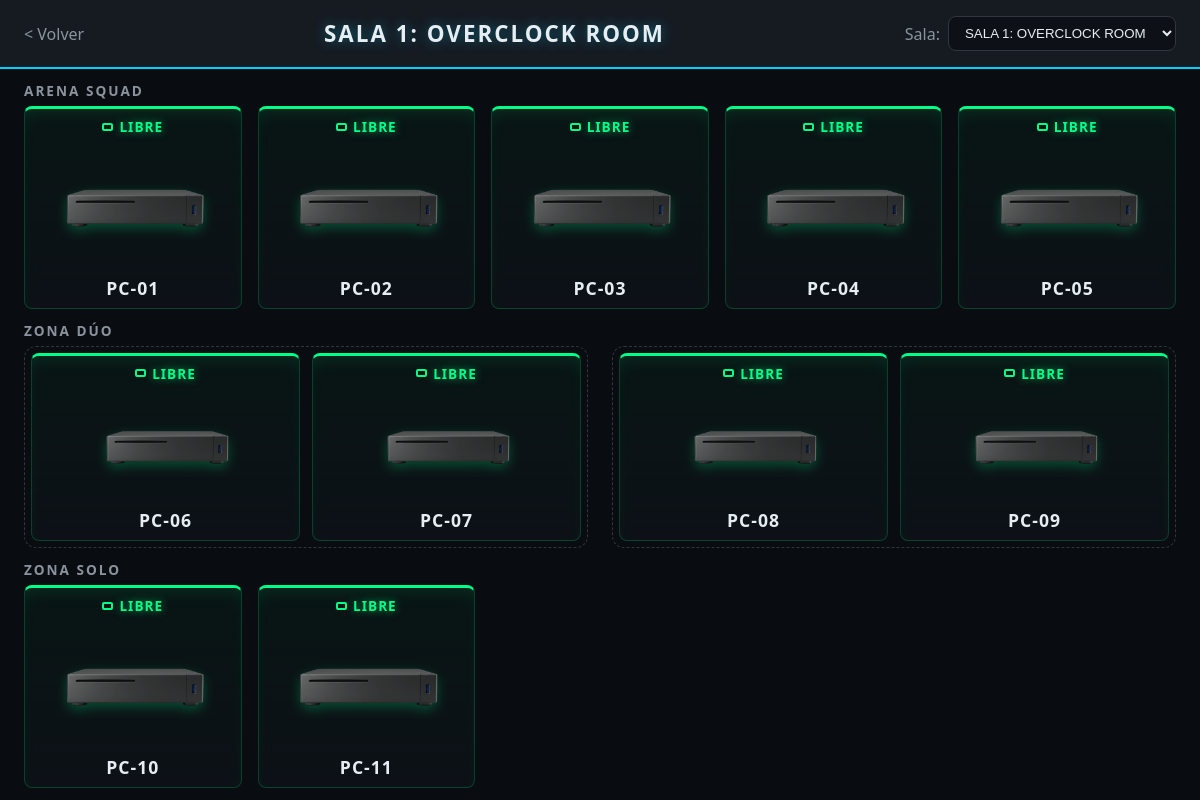
/vistas/sala.php?tipo=pc (signed in), run on an earlier commit of the app's database.
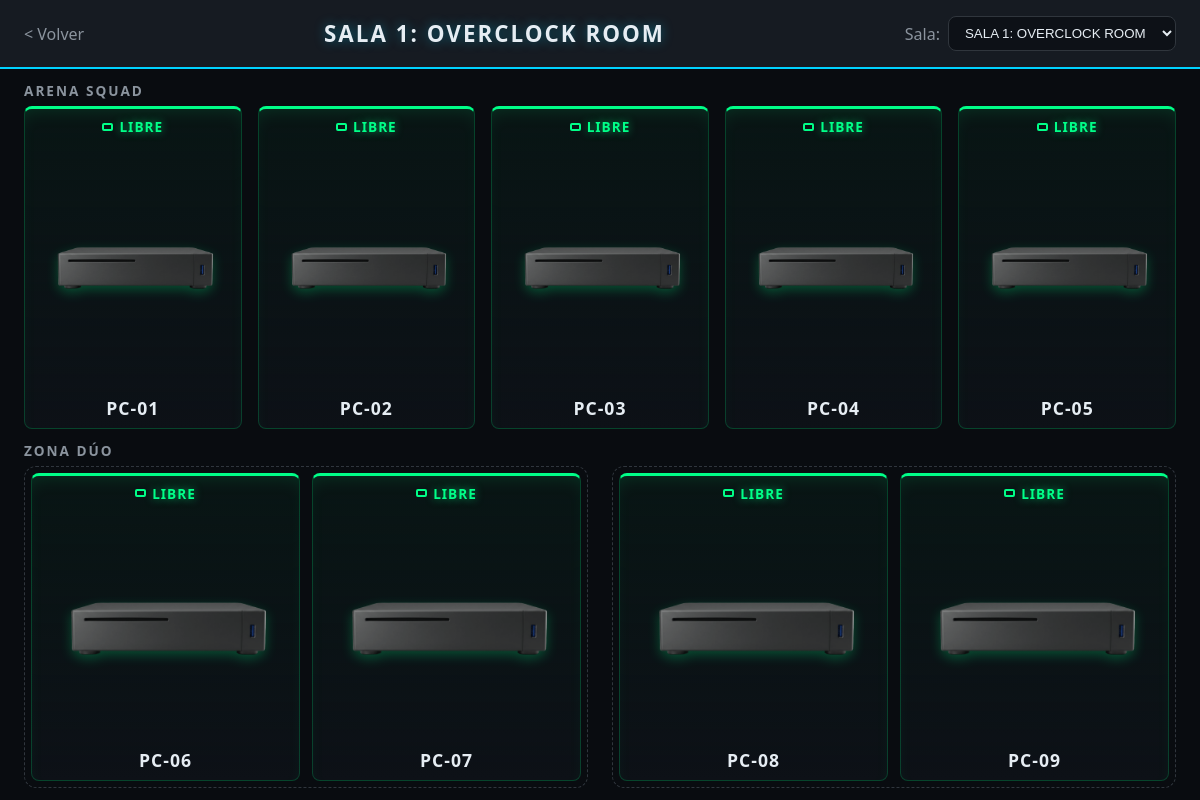
And on a later commit of the database.
### tables this page shows
CREATE TABLE salas (
    id_sala INT AUTO_INCREMENT PRIMARY KEY,
    nombre VARCHAR(50) UNIQUE NOT NULL,
    tipo ENUM('pc','consola','vip') NOT NULL
);

CREATE TABLE modulos (
    id_modulo INT AUTO_INCREMENT PRIMARY KEY,
    id_sala INT NOT NULL,
    nombre VARCHAR(50) NOT NULL,
    tipo ENUM('solo','duo','squad','party') NOT NULL,
    capacidad TINYINT NOT NULL,
    estado ENUM('lliure','ocupat') DEFAULT 'lliure',
    FOREIGN KEY (id_sala) REFERENCES salas (id_sala)
);

### vistas/sala.php (the view, shortened to what this page needs)
<?php
require_once '../bd/conexion.php';
$tipo = limpiarDato($_GET['tipo']);
try {
    $sql = "SELECT id_sala, nombre, tipo FROM salas WHERE tipo = ? ORDER BY id_sala";
    $stmt = $conexion->prepare($sql);
    $stmt->execute([$tipo]);
    $salas = $stmt->fetchAll(PDO::FETCH_ASSOC);
    $sala_activa = $salas[0];
    $sql = "SELECT id_modulo, nombre, tipo, estado FROM modulos WHERE id_sala = ? ORDER BY nombre";
    $stmt = $conexion->prepare($sql);
    $stmt->execute([$sala_activa['id_sala']]);
    $modulos = $stmt->fetchAll(PDO::FETCH_ASSOC);
} catch (PDOException $e) {
    echo "Error al cargar la sala: " . $e->getMessage();
    die();
}
$puestos_squad = [];
$puestos_duo = [];
$puestos_solo = [];
foreach ($modulos as $modulo) {
    if ($modulo['estado'] == 'lliure') {
        $modulo['clase_estado'] = 'estado-libre';
        $modulo['texto_estado'] = 'LIBRE';
        $modulo['accion'] = 'Ocupar';
    } else {
        $modulo['clase_estado'] = 'estado-ocupado';
        $modulo['texto_estado'] = 'OCUPADO';
        $modulo['accion'] = 'Liberar';
    }
    if ($modulo['tipo'] == 'squad') {
        $puestos_squad[] = $modulo;
    } elseif ($modulo['tipo'] == 'duo') {
        $puestos_duo[] = $modulo;
    } elseif ($modulo['tipo'] == 'solo') {
        $puestos_solo[] = $modulo;
    }
}
$parejas = [];
$pareja = [];
foreach ($puestos_duo as $puesto) {
    $pareja[] = $puesto;
    if (count($pareja) == 2) {
        $parejas[] = $pareja;
        $pareja = [];
    }
}
?>
<!DOCTYPE html>
<html lang="es">
<head>
    <link rel="stylesheet" href="../css/styles.css">
</head>
<body class="pagina-sala">
    <header class="cabecera cabecera-<?php echo $sala_activa['tipo']; ?>">
        <a href="dashboard.php" class="boton-volver">&lt; Volver</a>
        <h1 class="cabecera-titulo"><?php echo htmlspecialchars($sala_activa['nombre']); ?></h1>
        <form method="GET" action="sala.php" id="formulario-sala" class="selector-sala">
            <label for="id_sala">Sala:</label>
            <select name="id_sala" id="id_sala">
                <?php foreach ($salas as $sala) { ?>
                    <?php if ($sala['id_sala'] == $sala_activa['id_sala']) { ?>
                        <option value="<?php echo $sala['id_sala']; ?>" selected><?php echo htmlspecialchars($sala['nombre']); ?></option>
                    <?php } else { ?>
                        <option value="<?php echo $sala['id_sala']; ?>"><?php echo htmlspecialchars($sala['nombre']); ?></option>
                    <?php } ?>
                <?php } ?>
            </select>
        </form>
    </header>
    <main class="vista-puestos">
        <?php if (!empty($puestos_squad)) { ?>
            <section class="grupo-formato">
                <h3 class="titulo-formato">Arena Squad</h3>
                <div class="lista-squad">
                    <?php foreach ($puestos_squad as $puesto) { ?>
                        <a href="../procs/cambiar_estado_proc.php?id_modulo=<?php echo $puesto['id_modulo']; ?>" title="<?php echo $puesto['accion'] . ' ' . htmlspecialchars($puesto['nombre']); ?>" class="tarjeta-puesto <?php echo $puesto['clase_estado']; ?>">
                            <div class="indicador-estado">
                                <span class="icono-pantalla"></span>
                                <span class="texto-estado"><?php echo $puesto['texto_estado']; ?></span>
                            </div>
                            <div class="grafico-pc">
                                <img src="../img/ordenador-sala1.png" alt="PC" class="img-consola">
                            </div>
                            <div class="nombre-puesto"><?php echo htmlspecialchars($puesto['nombre']); ?></div>
                        </a>
                    <?php } ?>
                </div>
            </section>
        <?php } ?>
        <?php if (!empty($parejas)) { ?>
            <section class="grupo-formato">
                <h3 class="titulo-formato">Zona Dúo</h3>
                <div class="lista-duo">
                    <?php foreach ($parejas as $pareja) { ?>
                        <div class="caja-pareja">
                            <?php foreach ($pareja as $puesto) { ?>
                                <a href="../procs/cambiar_estado_proc.php?id_modulo=<?php echo $puesto['id_modulo']; ?>" title="<?php echo $puesto['accion'] . ' ' . htmlspecialchars($puesto['nombre']); ?>" class="tarjeta-puesto <?php echo $puesto['clase_estado']; ?>">
                                    <div class="indicador-estado">
                                        <span class="icono-pantalla"></span>
                                        <span class="texto-estado"><?php echo $puesto['texto_estado']; ?></span>
                                    </div>
                                    <div class="grafico-pc">
                                        <img src="../img/ordenador-sala1.png" alt="PC" class="img-consola">
                                    </div>
                                    <div class="nombre-puesto"><?php echo htmlspecialchars($puesto['nombre']); ?></div>
                                </a>
                            <?php } ?>
                        </div>
                    <?php } ?>
                </div>
            </section>
        <?php } ?>
        <?php if (!empty($puestos_solo)) { ?>
            <section class="grupo-formato">
                <h3 class="titulo-formato">Zona Solo</h3>
                <div class="lista-solo">
                    <?php foreach ($puestos_solo as $puesto) { ?>
                        <a href="../procs/cambiar_estado_proc.php?id_modulo=<?php echo $puesto['id_modulo']; ?>" title="<?php echo $puesto['accion'] . ' ' . htmlspecialchars($puesto['nombre']); ?>" class="tarjeta-puesto <?php echo $puesto['clase_estado']; ?>">
                            <div class="indicador-estado">
                                <span class="icono-pantalla"></span>
                                <span class="texto-estado"><?php echo $puesto['texto_estado']; ?></span>
                            </div>
                            <div class="grafico-pc">
                                <img src="../img/ordenador-sala1.png" alt="PC" class="img-consola">
                            </div>
                            <div class="nombre-puesto"><?php echo htmlspecialchars($puesto['nombre']); ?></div>
                        </a>
                    <?php } ?>
                </div>
            </section>
        <?php } ?>
    </main>
</body>
</html>

### css/styles.css (style rules this page uses)
:root { --bg-principal: #090c10; --bg-tarjeta: #161b22; --bg-input: #0d1117; --borde: #30363d; --texto: #e6edf3; --texto-secundario: #8b949e; --color-pc: #00d2ff; --color-consola: #a855f7; --color-vip: #f59e0b; --color-libre: #00ff88; --color-ocupado: #ff4655; --radio: 12px; --sombra: 0 10px 30px rgba(0, 0, 0, 0.5); }
* { box-sizing: border-box; margin: 0; padding: 0; }
body { font-family: 'Segoe UI', Roboto, Arial, sans-serif; background-color: var(--bg-principal); color: var(--texto); }
.cabecera { display: flex; justify-content: space-between; align-items: center; padding: 16px 24px; background-color: var(--bg-tarjeta); border-bottom: 1px solid var(--borde); }
.cabecera-titulo { font-size: 1.4rem; letter-spacing: 2px; text-transform: uppercase; text-shadow: 0 0 12px rgba(0, 210, 255, 0.4); }
.estado-libre { color: var(--color-libre); }
.cabecera-pc { border-bottom: 2px solid var(--color-pc); }
.boton-volver { color: var(--texto-secundario); text-decoration: none; }
.selector-sala { display: flex; align-items: center; gap: 8px; color: var(--texto-secundario); }
.selector-sala select { padding: 8px 12px; background-color: var(--bg-input); border: 1px solid var(--borde); border-radius: 8px; color: var(--texto); }
.pagina-sala { height: 100vh; display: flex; flex-direction: column; overflow: hidden; }
.vista-puestos { flex: 1; min-height: 0; display: flex; flex-direction: column; gap: 12px; padding: 12px 24px; }
.grupo-formato { flex: 1; min-height: 0; display: flex; flex-direction: column; }
.titulo-formato { font-size: 0.85rem; text-transform: uppercase; letter-spacing: 2px; color: var(--texto-secundario); margin-bottom: 6px; }
.lista-squad, .lista-solo { flex: 1; min-height: 0; display: grid; grid-template-columns: repeat(5, minmax(120px, 1fr)); grid-auto-rows: minmax(180px, 1fr); gap: 16px; align-items: stretch; }
.lista-duo { flex: 1; min-height: 0; display: grid; grid-template-columns: repeat(2, 1fr); grid-auto-rows: minmax(180px, 1fr); gap: 24px; }
.caja-pareja { min-height: 0; display: grid; grid-template-columns: 1fr 1fr; grid-template-rows: minmax(0, 1fr); gap: 12px; padding: 6px; border: 1px dashed var(--borde); border-radius: var(--radio); }
.tarjeta-puesto { display: flex; flex-direction: column; align-items: center; justify-content: space-between; background-color: #0d1117; height: 100%; min-height: 180px; padding: 8px; border-radius: 8px; text-decoration: none; position: relative; transition: all 0.3s ease; }
.indicador-estado { display: flex; align-items: center; gap: 6px; font-size: 0.85rem; font-weight: 700; letter-spacing: 1px; }
.nombre-puesto { color: #e6edf3; font-size: 1.1rem; font-weight: bold; letter-spacing: 1px; }
.grafico-pc { position: relative; width: 100%; flex: 1 1 auto; min-height: 90px; max-height: 220px; margin: 4px 0; }
.img-consola { position: relative; display: block; width: 100%; height: 100%; object-fit: contain; opacity: 0.85; transition: all 0.3s ease; }
.tarjeta-puesto.estado-libre { border: 1px solid rgba(0, 255, 136, 0.2); border-top: 3px solid var(--color-libre); background: linear-gradient(180deg, rgba(0, 255, 136, 0.04) 0%, rgba(13, 17, 23, 1) 100%); box-shadow: inset 0 10px 20px -10px rgba(0, 255, 136, 0.15); }
.estado-libre .texto-estado { color: var(--color-libre); text-shadow: 0 0 8px rgba(0, 255, 136, 0.6); }
.estado-libre .img-consola { filter: drop-shadow(0 4px 6px rgba(0, 255, 136, 0.3)); }
.icono-pantalla { width: 11px; height: 8px; border: 2px solid var(--color-libre); border-radius: 2px; }

What changed in the data, as far as the page shows it:
removed modulos: texto_estado "LIBRE", nombre "PC-10", shown under "ZONA SOLO"
removed modulos: texto_estado "LIBRE", nombre "PC-11", shown under "ZONA SOLO"
Also different on the page:
text no longer shown: "ZONA SOLO"
